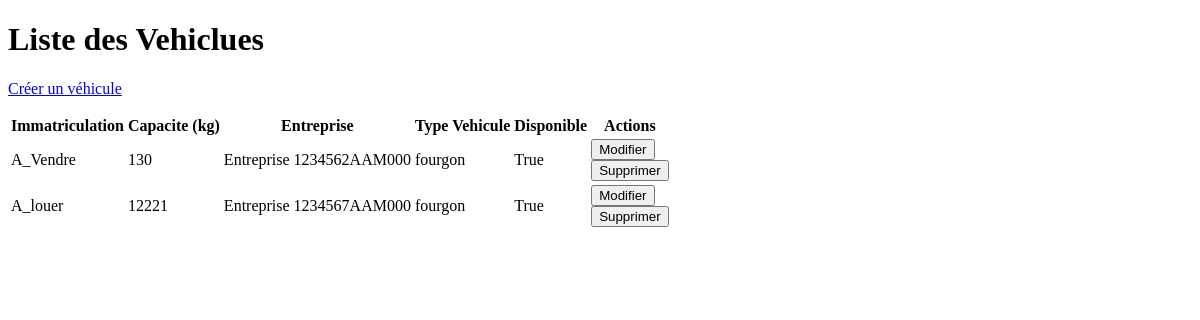
Before: /vehicule/list/ with the older database file.
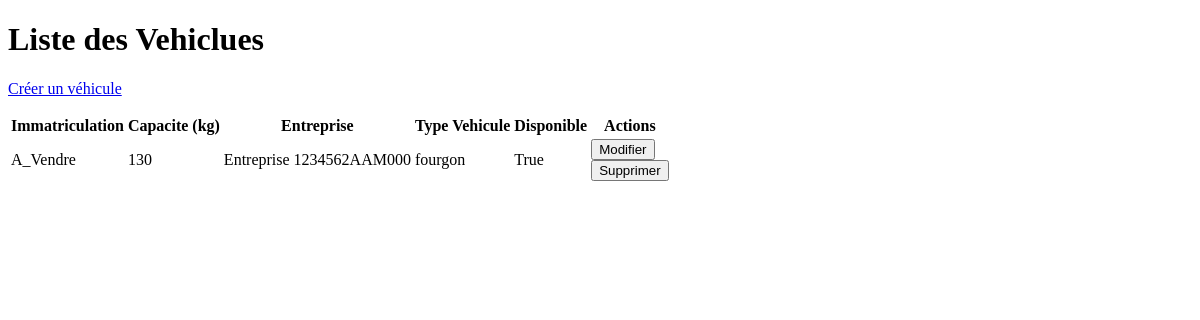
After: the same page with the newer database file.
### VehiculesApp/models.py (models this page shows, shortened)
class Vehicule(models.Model):
    immatriculation=models.CharField(max_length=20,unique=True)
    capacite_kg=models.PositiveIntegerField(validators=[MinValueValidator(1,"La capacite deoit etre superieur a 0 kg"), ])
    entreprise=models.ForeignKey(
        Entreprise,
        on_delete=models.CASCADE,
        related_name='vehicules',
        )
    type_vehicule=models.CharField(
        max_length=50,
        choices=[
                    ('camionnette', 'Camionnette'),
                    ('fourgon', 'Fourgon'),
                    ('camion_porteur', 'Camion Porteur'),
                    ('semi_remorque', 'Semi-remorque'),
                ],
    )
    disponible=models.BooleanField(default=True)
    created_at = models.DateTimeField(auto_now_add=True)
    updated_at = models.DateTimeField(auto_now=True)

### EntreprisesApp/models.py (models this page shows)
class Entreprise(models.Model):
    raison_sociale = models.CharField(max_length=200, null=False)
    matricule_fiscal = models.CharField(
        max_length=17,
        null=False,
        unique=True,
        blank=False,
        validators=[matricule_fiscale_validators],
    )
    adresse = models.TextField(validators=[MinLengthValidator(20,"ladresse doit etre superieur a 20 charactere")])
    type_entreprise = models.CharField(
        max_length=100,
        choices=[
            ('chargeur', 'Chargeur'),
            ('transporteur', 'Transporteur'),
        ]
    )
    gerant = models.OneToOneField(
        Utilisateur,
        on_delete=models.CASCADE,
        related_name='entreprise'
    )
    created_at = models.DateTimeField(auto_now_add=True)
    updated_at = models.DateTimeField(auto_now=True)
    def __str__(self):
        return f"Entreprise {self.matricule_fiscal}"

### VehiculesApp/views.py (the view)
# urls.py: path('list/',VehiculeListView.as_view(),name='List_Vehicules'),
class VehiculeListView( ListView ):
    model=Vehicule
    template_name='vehicule/list.html'
    context_object_name='vehicules'

### Templates/vehicule/list.html (shortened to what this page needs)
<!DOCTYPE html>
<html lang="en">
<head>
</head>
<body>
    <h1>Liste des Vehiclues</h1>
    <p>
        <a href="{% url 'vehicule:Create_Vehicules' %}">Créer un véhicule</a>
    </p>
    <table>
        <thead>
            <tr>
                <th>Immatriculation</th>
                <th>Capacite (kg)</th>
                <th>Entreprise</th>
                <th>Type Vehicule </th>
                <th>Disponible</th>
                <th>Actions</th>
            </tr>
        </thead>
        <tbody>
            {% for vehicule in vehicules %}
            <tr>
                <td>{{ vehicule.immatriculation }}</td>
                <td>{{ vehicule.capacite_kg }}</td>
                <td>{{ vehicule.entreprise }}</td>
                <td>{{ vehicule.type_vehicule }}</td>
                <td>{{ vehicule.disponible }}</td>
                <td>
                    <form method="get" action="{% url 'vehicule:Update_Vehicule' vehicule.pk %}">
                        <button type="submit">Modifier</button>
                    </form>
                    <form method="get" action="{% url 'vehicule:Delete_Vehicule' vehicule.pk %}">
                        <button type="submit">Supprimer</button>
                    </form>
                </td>
            </tr>
            {% empty %}
            <tr>
                <td colspan="8">Aucune vehiclue trouvée.</td>
            </tr>
            {% endfor %}
        </tbody>
    </table>
</body>
</html>

Changed rows visible on the page:
removed Vehicule: immatriculation "A_louer", capacite_kg "12221", entreprise "Entreprise 1234567AAM000", type_vehicule "fourgon", disponible "True"
